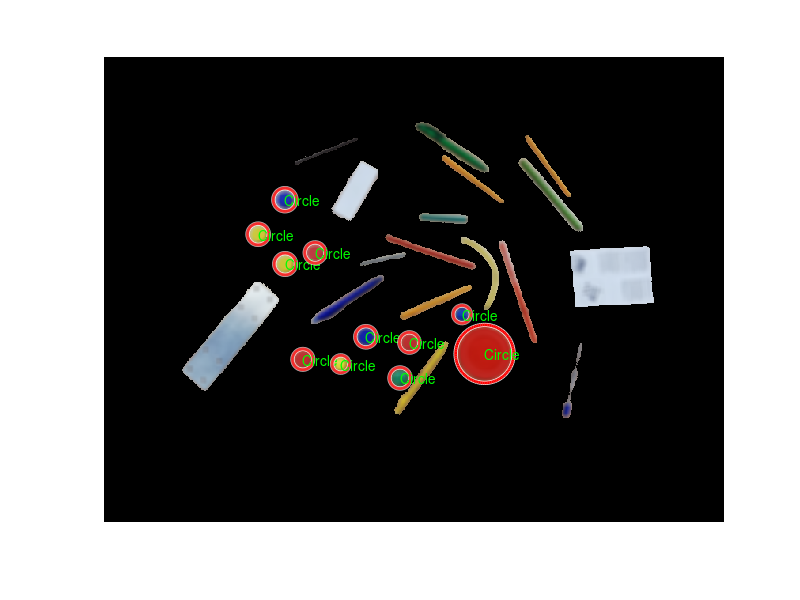

MATLAB code for this plot: (Note: this script raises an error after producing the figure.)
%rysuje dane z filterRegions
load('processedImgBlurRGBSmall.mat');

imshow(maskedRGBImage)

circles = properties(abs([properties.MajorAxisLength]-[properties.EquivDiameter])<8, :);

for n=1:size(circles,1)
    centers = circles(n).Centroid;
    diameters = mean([[circles(n).MajorAxisLength], [circles(n).MinorAxisLength]],2);
    radii = diameters/2;
    viscircles(centers,radii);
    
    
    color = ([mean(maskedRGBImage(floor(centers(2)-5:1:centers(2)+4),...
                                  floor(centers(1)-5:1:centers(1)+4),:),[1 2])]);
    
    txt = "Circle";%+newline+num2str(color(1))+newline+num2str(color(2))+newline+num2str(color(3));
    
    
    text(centers(1), centers(2), txt, 'Color', 'green' );
end

rectangles = properties(abs([properties.MajorAxisLength]-[properties.EquivDiameter])>8, :);

for n=1:size(rectangles, 1)
    
    point = rectangles(n).Centroid;
    sizes = [rectangles(n).MajorAxisLength rectangles(n).MinorAxisLength];
    
    txt = "";
    if rectangles(n).ConvexArea>2000
        txt = "not pen"; 
    else
        txt = "pen ";
    end
    
    draw_rectangle(point, sizes(1), sizes(2), rectangles(n).Orientation, 'red');
    text(point(1), point(2), txt, 'Color', 'blue' );
end
